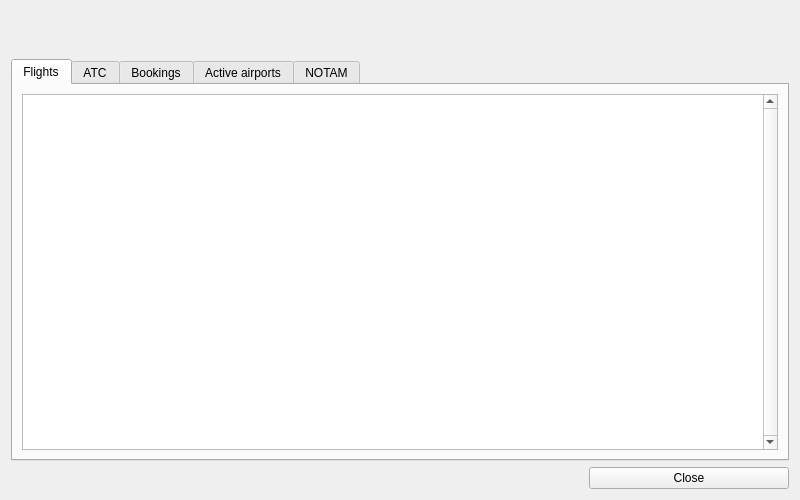
<?xml version="1.0" encoding="UTF-8"?>
<ui version="4.0">
 <class>FirDetailsWindow</class>
 <widget class="QWidget" name="FirDetailsWindow">
  <property name="geometry">
   <rect>
    <x>0</x>
    <y>0</y>
    <width>800</width>
    <height>500</height>
   </rect>
  </property>
  <property name="minimumSize">
   <size>
    <width>800</width>
    <height>500</height>
   </size>
  </property>
  <property name="windowTitle">
   <string/>
  </property>
  <property name="windowIcon">
   <iconset resource="../resources/imgs.qrc">
    <normaloff>:/mainIcon/icon.png</normaloff>:/mainIcon/icon.png</iconset>
  </property>
  <layout class="QVBoxLayout" name="verticalLayout_2">
   <item>
    <layout class="QVBoxLayout" name="verticalLayout">
     <item>
      <widget class="QLabel" name="ICAOLabel">
       <property name="font">
        <font>
         <pointsize>14</pointsize>
        </font>
       </property>
       <property name="text">
        <string/>
       </property>
      </widget>
     </item>
     <item>
      <widget class="QLabel" name="NameLabel">
       <property name="text">
        <string/>
       </property>
      </widget>
     </item>
    </layout>
   </item>
   <item>
    <widget class="QTabWidget" name="FirInfoTab">
     <property name="currentIndex">
      <number>0</number>
     </property>
     <widget class="QWidget" name="FlightsTab">
      <attribute name="title">
       <string>Flights</string>
      </attribute>
      <layout class="QHBoxLayout" name="horizontalLayout_2">
       <item>
        <widget class="QTableView" name="FlightsTable">
         <property name="verticalScrollBarPolicy">
          <enum>Qt::ScrollBarAlwaysOn</enum>
         </property>
         <property name="horizontalScrollBarPolicy">
          <enum>Qt::ScrollBarAlwaysOff</enum>
         </property>
         <property name="editTriggers">
          <set>QAbstractItemView::NoEditTriggers</set>
         </property>
         <property name="showDropIndicator" stdset="0">
          <bool>false</bool>
         </property>
         <property name="dragDropOverwriteMode">
          <bool>false</bool>
         </property>
         <property name="selectionMode">
          <enum>QAbstractItemView::NoSelection</enum>
         </property>
         <property name="selectionBehavior">
          <enum>QAbstractItemView::SelectRows</enum>
         </property>
         <property name="showGrid">
          <bool>false</bool>
         </property>
         <property name="gridStyle">
          <enum>Qt::NoPen</enum>
         </property>
         <property name="sortingEnabled">
          <bool>true</bool>
         </property>
         <property name="wordWrap">
          <bool>false</bool>
         </property>
         <property name="cornerButtonEnabled">
          <bool>false</bool>
         </property>
         <attribute name="horizontalHeaderStretchLastSection">
          <bool>true</bool>
         </attribute>
         <attribute name="verticalHeaderVisible">
          <bool>false</bool>
         </attribute>
         <attribute name="verticalHeaderDefaultSectionSize">
          <number>25</number>
         </attribute>
         <attribute name="verticalHeaderHighlightSections">
          <bool>false</bool>
         </attribute>
        </widget>
       </item>
      </layout>
     </widget>
     <widget class="QWidget" name="ATCTab">
      <attribute name="title">
       <string>ATC</string>
      </attribute>
      <layout class="QHBoxLayout" name="horizontalLayout_3">
       <item>
        <widget class="QTableView" name="ATCTable">
         <property name="verticalScrollBarPolicy">
          <enum>Qt::ScrollBarAlwaysOn</enum>
         </property>
         <property name="horizontalScrollBarPolicy">
          <enum>Qt::ScrollBarAlwaysOff</enum>
         </property>
         <property name="editTriggers">
          <set>QAbstractItemView::NoEditTriggers</set>
         </property>
         <property name="showDropIndicator" stdset="0">
          <bool>false</bool>
         </property>
         <property name="dragDropOverwriteMode">
          <bool>false</bool>
         </property>
         <property name="selectionMode">
          <enum>QAbstractItemView::NoSelection</enum>
         </property>
         <property name="selectionBehavior">
          <enum>QAbstractItemView::SelectRows</enum>
         </property>
         <property name="showGrid">
          <bool>false</bool>
         </property>
         <property name="gridStyle">
          <enum>Qt::NoPen</enum>
         </property>
         <property name="sortingEnabled">
          <bool>true</bool>
         </property>
         <property name="wordWrap">
          <bool>false</bool>
         </property>
         <property name="cornerButtonEnabled">
          <bool>false</bool>
         </property>
         <attribute name="horizontalHeaderStretchLastSection">
          <bool>true</bool>
         </attribute>
         <attribute name="verticalHeaderVisible">
          <bool>false</bool>
         </attribute>
         <attribute name="verticalHeaderDefaultSectionSize">
          <number>25</number>
         </attribute>
         <attribute name="verticalHeaderHighlightSections">
          <bool>false</bool>
         </attribute>
        </widget>
       </item>
      </layout>
     </widget>
     <widget class="QWidget" name="BookingsTab">
      <attribute name="title">
       <string>Bookings</string>
      </attribute>
      <layout class="QHBoxLayout" name="horizontalLayout_4">
       <item>
        <widget class="QTableView" name="BookedATCTable">
         <property name="verticalScrollBarPolicy">
          <enum>Qt::ScrollBarAlwaysOn</enum>
         </property>
         <property name="horizontalScrollBarPolicy">
          <enum>Qt::ScrollBarAlwaysOff</enum>
         </property>
         <property name="editTriggers">
          <set>QAbstractItemView::NoEditTriggers</set>
         </property>
         <property name="showDropIndicator" stdset="0">
          <bool>false</bool>
         </property>
         <property name="dragDropOverwriteMode">
          <bool>false</bool>
         </property>
         <property name="selectionMode">
          <enum>QAbstractItemView::NoSelection</enum>
         </property>
         <property name="selectionBehavior">
          <enum>QAbstractItemView::SelectRows</enum>
         </property>
         <property name="showGrid">
          <bool>false</bool>
         </property>
         <property name="gridStyle">
          <enum>Qt::NoPen</enum>
         </property>
         <property name="sortingEnabled">
          <bool>true</bool>
         </property>
         <property name="wordWrap">
          <bool>false</bool>
         </property>
         <property name="cornerButtonEnabled">
          <bool>false</bool>
         </property>
         <attribute name="horizontalHeaderStretchLastSection">
          <bool>true</bool>
         </attribute>
         <attribute name="verticalHeaderVisible">
          <bool>false</bool>
         </attribute>
         <attribute name="verticalHeaderDefaultSectionSize">
          <number>25</number>
         </attribute>
         <attribute name="verticalHeaderHighlightSections">
          <bool>false</bool>
         </attribute>
        </widget>
       </item>
      </layout>
     </widget>
     <widget class="QWidget" name="ActiveAirportsTab">
      <attribute name="title">
       <string>Active airports</string>
      </attribute>
      <layout class="QHBoxLayout" name="horizontalLayout_5">
       <item>
        <widget class="QTableView" name="AirportsTable">
         <property name="verticalScrollBarPolicy">
          <enum>Qt::ScrollBarAlwaysOn</enum>
         </property>
         <property name="horizontalScrollBarPolicy">
          <enum>Qt::ScrollBarAlwaysOff</enum>
         </property>
         <property name="editTriggers">
          <set>QAbstractItemView::NoEditTriggers</set>
         </property>
         <property name="showDropIndicator" stdset="0">
          <bool>false</bool>
         </property>
         <property name="dragDropOverwriteMode">
          <bool>false</bool>
         </property>
         <property name="selectionMode">
          <enum>QAbstractItemView::NoSelection</enum>
         </property>
         <property name="selectionBehavior">
          <enum>QAbstractItemView::SelectRows</enum>
         </property>
         <property name="showGrid">
          <bool>false</bool>
         </property>
         <property name="gridStyle">
          <enum>Qt::NoPen</enum>
         </property>
         <property name="wordWrap">
          <bool>false</bool>
         </property>
         <property name="cornerButtonEnabled">
          <bool>false</bool>
         </property>
         <attribute name="horizontalHeaderStretchLastSection">
          <bool>true</bool>
         </attribute>
         <attribute name="verticalHeaderVisible">
          <bool>false</bool>
         </attribute>
         <attribute name="verticalHeaderDefaultSectionSize">
          <number>25</number>
         </attribute>
         <attribute name="verticalHeaderHighlightSections">
          <bool>false</bool>
         </attribute>
        </widget>
       </item>
      </layout>
     </widget>
     <widget class="QWidget" name="NotamTab">
      <attribute name="title">
       <string>NOTAM</string>
      </attribute>
      <layout class="QVBoxLayout" name="verticalLayout_3">
       <item>
        <widget class="DelayedModelTableView" name="NotamTableView">
         <property name="selectionMode">
          <enum>QAbstractItemView::SingleSelection</enum>
         </property>
         <property name="selectionBehavior">
          <enum>QAbstractItemView::SelectRows</enum>
         </property>
         <property name="showGrid">
          <bool>false</bool>
         </property>
         <property name="gridStyle">
          <enum>Qt::NoPen</enum>
         </property>
         <property name="cornerButtonEnabled">
          <bool>false</bool>
         </property>
         <attribute name="horizontalHeaderVisible">
          <bool>false</bool>
         </attribute>
         <attribute name="horizontalHeaderStretchLastSection">
          <bool>true</bool>
         </attribute>
         <attribute name="verticalHeaderVisible">
          <bool>false</bool>
         </attribute>
         <attribute name="verticalHeaderDefaultSectionSize">
          <number>20</number>
         </attribute>
        </widget>
       </item>
       <item>
        <widget class="QLabel" name="NotamProviderInfoLabel">
         <property name="text">
          <string notr="true"/>
         </property>
         <property name="alignment">
          <set>Qt::AlignRight|Qt::AlignTrailing|Qt::AlignVCenter</set>
         </property>
        </widget>
       </item>
      </layout>
     </widget>
    </widget>
   </item>
   <item>
    <layout class="QHBoxLayout" name="horizontalLayout">
     <item>
      <spacer name="horizontalSpacer">
       <property name="orientation">
        <enum>Qt::Horizontal</enum>
       </property>
       <property name="sizeHint" stdset="0">
        <size>
         <width>40</width>
         <height>20</height>
        </size>
       </property>
      </spacer>
     </item>
     <item>
      <widget class="QPushButton" name="CloseButton">
       <property name="minimumSize">
        <size>
         <width>200</width>
         <height>0</height>
        </size>
       </property>
       <property name="text">
        <string>Close</string>
       </property>
      </widget>
     </item>
    </layout>
   </item>
  </layout>
 </widget>
 <customwidgets>
  <customwidget>
   <class>DelayedModelTableView</class>
   <extends>QTableView</extends>
   <header>ui/views/delayedmodeltableview.h</header>
  </customwidget>
 </customwidgets>
 <resources>
  <include location="../resources/imgs.qrc"/>
 </resources>
 <connections>
  <connection>
   <sender>CloseButton</sender>
   <signal>clicked()</signal>
   <receiver>FirDetailsWindow</receiver>
   <slot>hide()</slot>
   <hints>
    <hint type="sourcelabel">
     <x>722</x>
     <y>481</y>
    </hint>
    <hint type="destinationlabel">
     <x>399</x>
     <y>249</y>
    </hint>
   </hints>
  </connection>
 </connections>
</ui>
